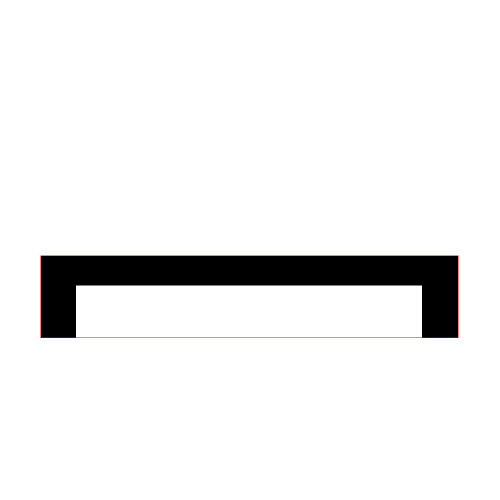
#> input picture reportImages/4eae_version3.png, 1000 x 1000 px, given in place of 4eae_version3.png.png, which was not available (shown at 1/2 size)
$ python findPosition_v2.py ../reportImages/4eae_version3.png ../reportImages/4f08_patches.png ../reportImages/4f08_patches.png
#> lines starting #> are read from the running program, lines starting #| are printed output that depends on the picture; pictures that were not available may be replaced by others from this repository, and a replacement may not be noted
### src/class_definitions.py
class CharDef:
    # [7 lines left out: function __init__, not called in this run]

    def __str__(self):
        return str((self.uid, self.lid, self.compIds, self.preciseDef))

    def __repr__(self):
        return str(self)

    def setPreciseDef(self, boxes):
        self.preciseDef = True
        self.boxes = boxes

class BoundingBox():
    def __init__(self, x, y, dx, dy):
        self.x = x
        self.y = y
        self.dx = dx
        self.dy = dy

    def __str__(self):
        return str((self.x, self.y, self.dx, self.dy))

    def __repr__(self):
        return str(self)

    def getSize(self):
        return (self.dx,self.dy)

    def getBoxOutline(self):
        return (self.x, self.y, self.x + self.dx, self.y + self.dy)

class ArrayCollection:
    # [6 lines left out: function __init__, not called in this run]

    def addCharacter(self, character):
        self.character = character

    def addRoughDef(self, roughDefinition):
        self.roughDefinition = roughDefinition

    def addLossMap(self, lossMap):
        self.lossMap = lossMap

    def isComplete(self):
        return self.roughDefinition is not None # and self.character is not None

    # [7 lines left out: function printIncomplete, not called in this run]

    def asList(self):
        return [self.uid, self.style, self.character, self.roughDefinition, self.lossMap]

### src/findPosition_v2.py
from PIL import Image, ImageChops
import numpy as np
from layouts import BoundingBox
import itertools
import sys

class Queue:
    def __init__(self):
        self.items = []

    def isEmpty(self):
        return self.items == []

    def enqueue(self, item):
        self.items.insert(0,item)

    def dequeue(self):
        return self.items.pop()

def insideImage(pos):
    (x,y) = pos
    return x >= 0 and x < 1000 and y >= 0 and y < 1000

# [11 lines left out: function floodFill, not called in this run]

def regionLabeling(array):
    m = 2
    for i in range(1000):
        for j in range(1000):
            if (array[i][j] == 1):
                floodFill(array,i,j,m)
                m += 1
    return m-2

# [5 lines left out: function areSame, not called in this run]

def findBoundingBox(array, label):
    region = np.where(array == label)
    ymin, ymax = np.min(region[0]), np.max(region[0])
    xmin, xmax = np.min(region[1]), np.max(region[1])
    return BoundingBox(xmin, ymin, xmax-xmin, ymax-ymin)

def findBoxes(image):
    arr = np.logical_not(np.asarray(image)).astype(int)
    regions = regionLabeling(arr)
    boxes = []
    for i in range(2, 2 + regions):
        box = findBoundingBox(arr,i)
        boxes.append(box)
    return boxes

# [83 lines left out: functions combineBoxes, findBestBox, computeError, matrixElim, not called in this run]


def main(c, c1, c2):
#> called with c = '../reportImages/4eae_version3.png', c1 = '../reportImages/4f08_patches.png', c2 = '../reportImages/4f08_patches.png'
    im = Image.open("../CharacterImages/" + c + ".png")
#> im is the input picture: PIL image 1000x1000 RGB; mean R, G, B 238.7, 238.2, 238.2
    im1 = Image.open("../CharacterImages/" + c1 + ".png")
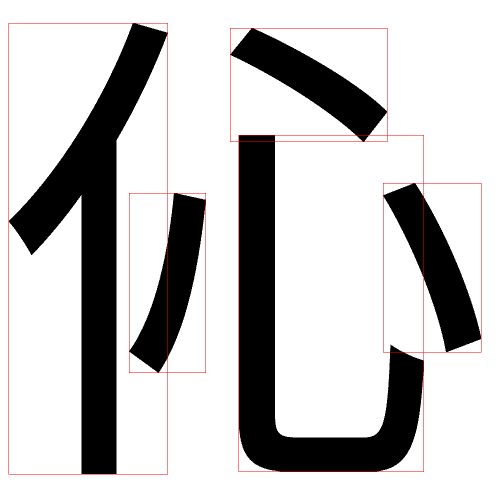
#> input picture reportImages/4f08_patches.png, 1000 x 1000 px, given in place of 4f08_patches.png.png, which was not available (shown at 1/2 size)
#> im1 is the input picture: PIL image 1000x1000 RGB; mean R, G, B 197.2, 195.2, 195.2
    im2 = Image.open("../CharacterImages/" + c2 + ".png")
    arr1 = np.logical_not(np.asarray(im1)).astype(int)
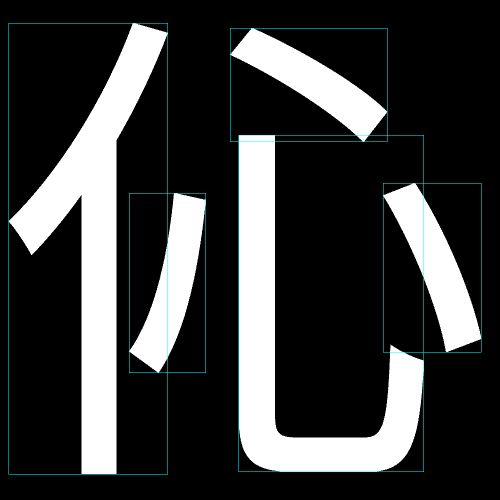
#> arr1: shape (1000, 1000, 3) int64 (shown at 1/2 size); mean R, G, B 0.227, 0.235, 0.235; drawn with 1 as white
    arr2 = np.logical_not(np.asarray(im2)).astype(int)
    bb1 = findBoundingBox(arr1,1)
#> in findBoundingBox, `ymin, ymax = np.min(region[0]), np.max(region[0])`: ymin = 46; ymax = 948
#> in findBoundingBox, `xmin, xmax = np.min(region[1]), np.max(region[1])`: xmin = 17; xmax = 962
#> in __init__, `self.x = x`: self.x = 17
#> in __init__, `self.y = y`: self.y = 46
#> in __init__, `self.dx = dx`: self.dx = 945
#> in __init__, `self.dy = dy`: self.dy = 902
    bb2 = findBoundingBox(arr2,1)
    char1 = im1.crop(bb1.getBoxOutline())
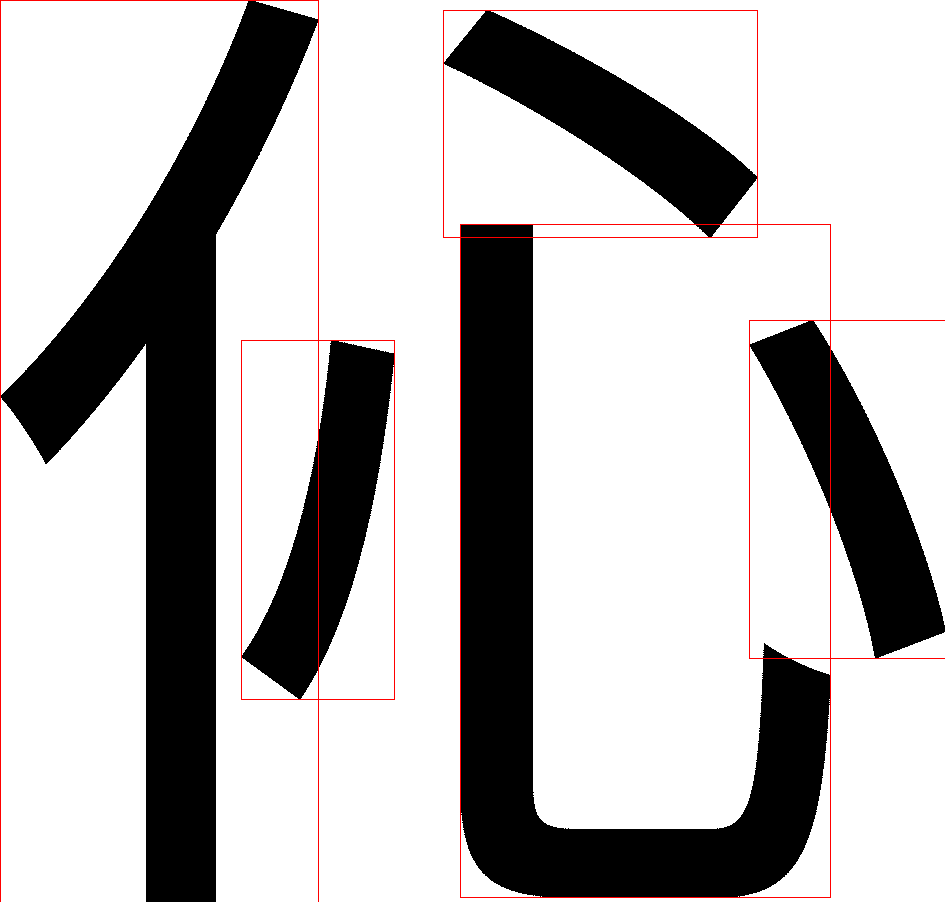
#> char1: PIL image 945x902 RGB; mean R, G, B 187.1, 185, 185
    char2 = im2.crop(bb2.getBoxOutline())
    char1.save("../testFiles/char1.png")
    char2.save("../testFiles/char2.png")
    boxes = findBoxes(im)
#> in findBoxes, `arr = np.logical_not(np.asarray(image)).astype(int)`:
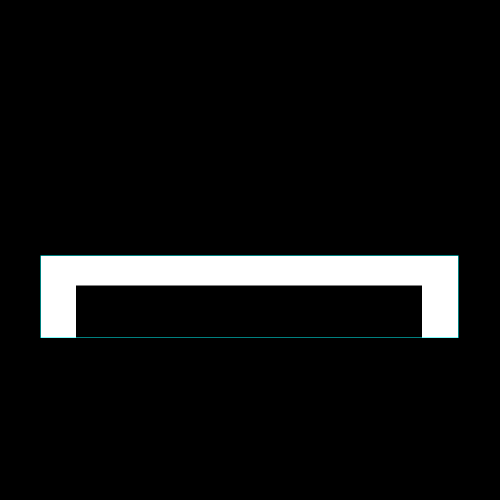
#> arr: shape (1000, 1000, 3) int64 (shown at 1/2 size); mean R, G, B 0.064, 0.066, 0.066; drawn with 1 as white
#> after the loop in regionLabeling, `for i in range(1000):`: m = 2
    box1,err1 = findBestBox(im, boxes, char1)
    box2,err2 = findBestBox(im, boxes, char2)
    print(box1)
    print(box2)
    #box1 = boxes[0]
    #box2 = boxes[1]
    cut1 = im.crop(box1.getBoxOutline())
    cut2 = im.crop(box2.getBoxOutline())
    cut1.save("../testFiles/cut1.png")
    cut2.save("../testFiles/cut2.png")
    char1 = char1.resize(box1.getSize())
    char2 = char2.resize(box2.getSize())
    out = Image.new("1",(1000,1000),1)
    out.paste(char1, box1.getBoxOutline(), ImageChops.invert(char1))
    out.paste(char2, box2.getBoxOutline(), ImageChops.invert(char2))
    out.save("../testFiles/out.png")

# [10 lines left out: function main2, not called in this run]

if __name__ == "__main__":
    if (len(sys.argv) == 4 ):
#> (the run stopped early here; a loop or call above may not have finished)
